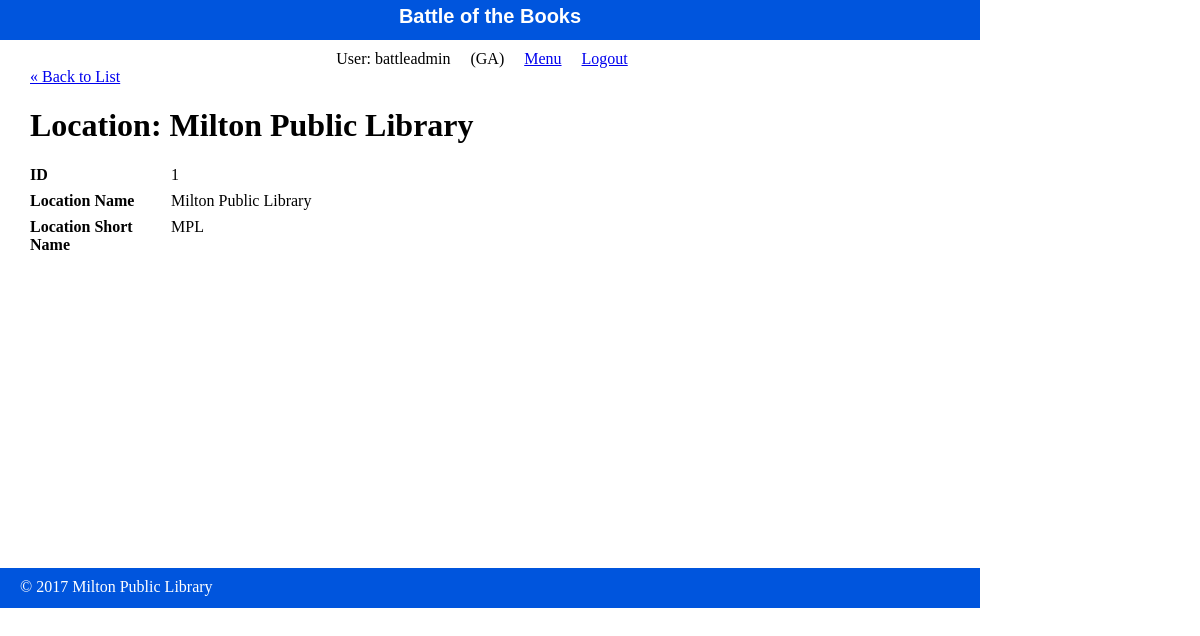
Page /public/staff/locations/show.php (signed in) on the committed database.
### tables this page shows
CREATE TABLE `locations` (
  `id` int(4) NOT NULL,
  `location_name` varchar(255) DEFAULT NULL,
  `location_shortname` varchar(4) DEFAULT NULL
);

### private/functions.php (called while the page is built, shortened)
<?php
function url_for($script_path) {
  return WWW_ROOT . $script_path;
}
function h($string="") {
  return htmlspecialchars($string);
}
 ?>

### private/database.php (called while the page is built, shortened)
<?php
  function db_escape($connection, $string) {
    return mysqli_real_escape_string($connection, $string);
  }
?>

### private/query_functions.php (called while the page is built, shortened)
<?php
  function find_location_by_id($id) {
      global $db;
      $sql = "SELECT * FROM locations ";
      $sql .= "WHERE id='" .  db_escape($db, $id) . "'";
      $result = mysqli_query($db, $sql);
      $locinfo = mysqli_fetch_assoc($result);
      return $locinfo;
    }
?>

### public/staff/locations/show.php (the view, shortened to what this page needs)
<?php
$id = $_GET['id'] ?? '1';
$location = find_location_by_id($id);
?>
<?php include(SHARED_PATH . '/staff_header.php') ?>
<div id="content">
  <a class="back-link" href="<?php echo url_for('/staff/locations/index.php'); ?>">&laquo; Back to List</a><br/>
  <div class="locations show">
    <h1>Location: <?php echo h($location['location_name']); ?></h1>
    <div class="attributes">
      <dl>
        <dt>ID</dt>
        <dd><?php echo h($location['id']); ?></dd>
      </dl>
      <dl>
        <dt>Location Name</dt>
        <dd><?php echo h($location['location_name']); ?></dd>
      </dl>
      <dl>
        <dt>Location Short Name</dt>
        <dd><?php echo h($location['location_shortname']); ?></dd>
      </dl>
    </div>
  </div>
</div>
<?php include(SHARED_PATH . '/staff_footer.php') ?>

### public/stylesheets/staff.css (style rules this page uses)
html { height: 100%; width: 100%; }
body { height: 980px; width: 100%; margin: 0; padding: 0; }
#content { width: 920px; min-height: 500px; padding: 0 30px; }
dl { clear: both; overflow: hidden; margin: 0.5em 0; }
dt { float: left; font-weight: bold; width: 125px; }
dd { float: left; margin-left: 1em; }

### rows in the picture
locations: location_name "Milton Public Library", id "1", location_shortname "MPL"

### other values in the picture
$_SESSION['username'] "battleadmin"
